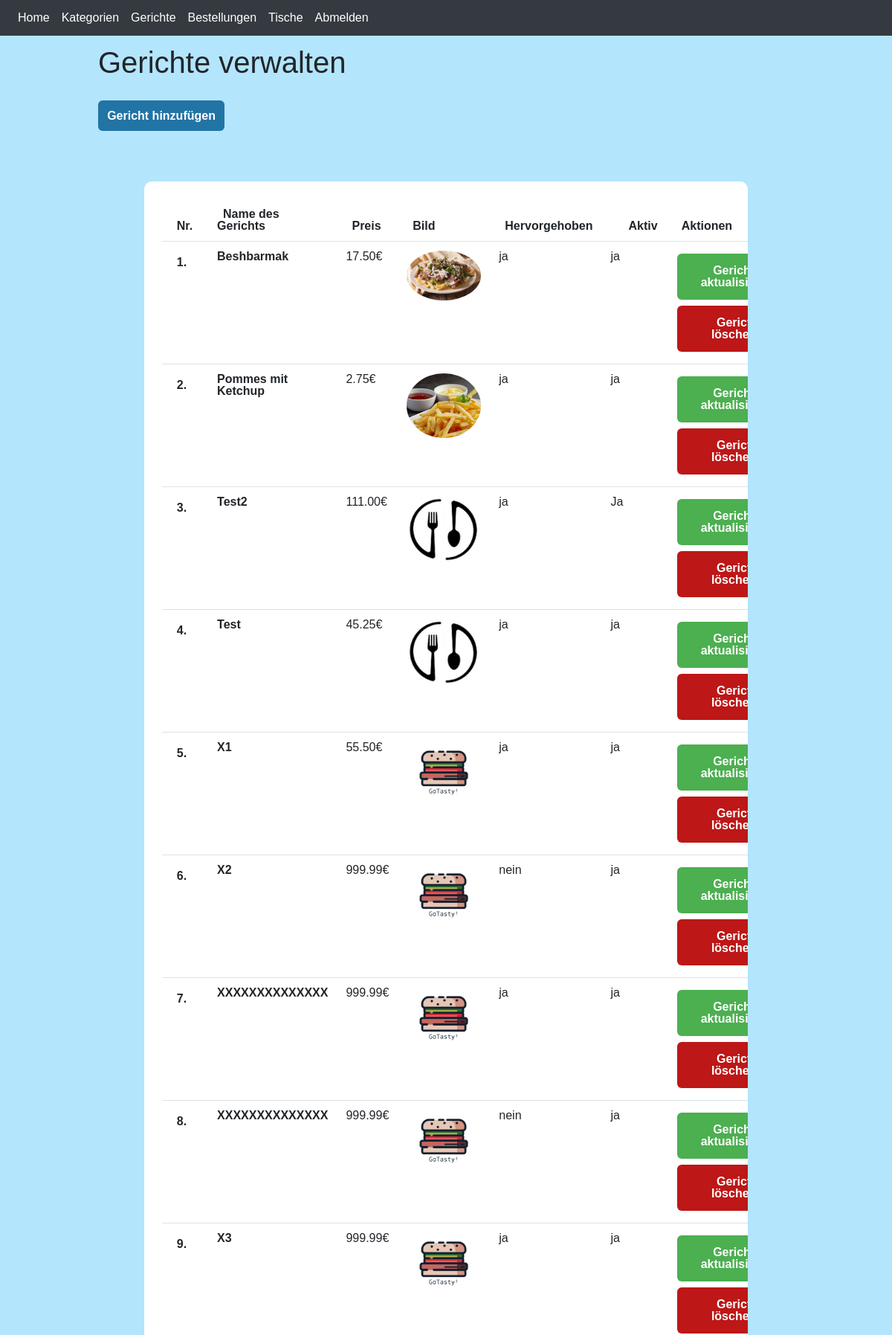
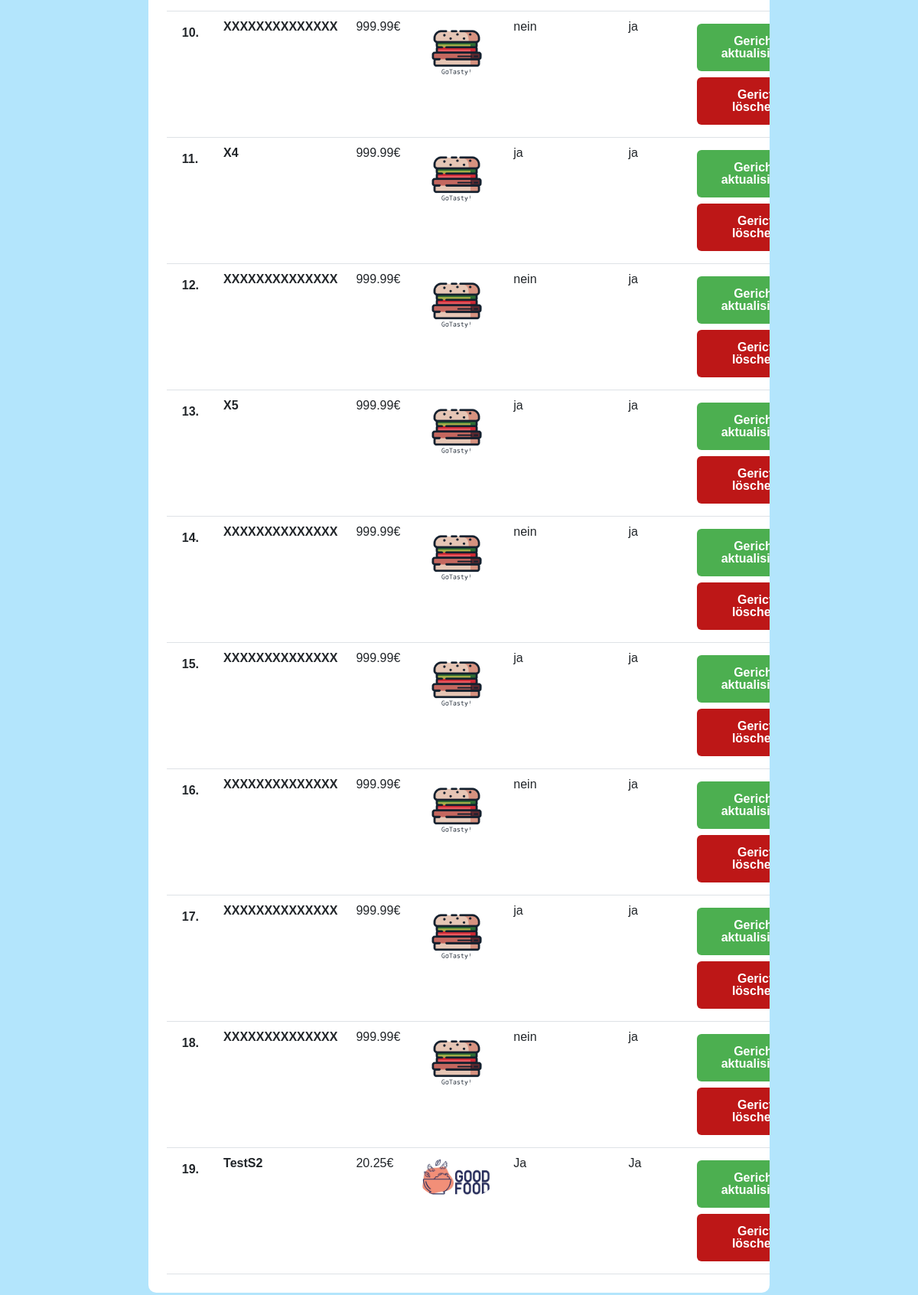
/admin/dishManage.php (signed in), run on the app's committed database (2 pictures, top to bottom).
### tables this page shows
CREATE TABLE `food` (
                        `id` int(10) NOT NULL,
                        `title` varchar(150) NOT NULL,
                        `description` varchar(255) NOT NULL,
                        `price` decimal(10,2) NOT NULL,
                        `image_name` varchar(80) NOT NULL,
                        `category_id` int(11) NOT NULL,
                        `meat_type_id` int(11) DEFAULT NULL,
                        `country_id` int(11) DEFAULT NULL,
                        `food_portion` int(11) DEFAULT NULL,
                        `food_portion_unit` varchar(30) DEFAULT NULL,
                        `featured` varchar(10) NOT NULL,
                        `active` varchar(10) NOT NULL
);

### admin/dishManage.php (the view, shortened to what this page needs)
<?php
require_once (__DIR__ . '/partials/header.php');
?>
<div class="main-content">
<div class="wrapper">
        <h1>Gerichte verwalten</h1>
        <br /> <br />
    <a href="<?php echo URLRACINE; ?>admin/dishAdd.php" class="btn-primary">Gericht hinzufügen</a>
    <br /> <br /> <br>
               <div class="container mt-5">
                   <table class="table table-borderless table-responsive card-1 p-4">
                       <thead>
                       <tr class="border-bottom">
                           <th>
                               <span class="ml-2">Nr.</span>
                           </th>
                           <th>
                               <span class="ml-2">Name des Gerichts</span>
                           </th>
                           <th>
                               <span class="ml-2">Preis</span>
                           </th>
                           <th>
                               <span class="ml-2">Bild</span>
                           </th>
                           <th>
                               <span class="ml-2">Hervorgehoben</span>
                           </th>
                           <th>
                               <span class="ml-4">Aktiv</span>
                           </th>
                           <th>
                               <span class="ml-2">Aktionen</span>
                           </th>
                       </tr>
                       </thead>
            <?php
                        $sql = "SELECT * FROM food";
                        $res = mysqli_query($conn, $sql);
                        $count = mysqli_num_rows($res);
                        $sn=1;
                        if($count>0)
                        {
                            while($row=mysqli_fetch_assoc($res))
                            {
                                $id = $row['id'];
                                $title = $row['title'];
                                $price = $row['price'];
                                $image_name = $row['image_name'];
                                $featured = $row['featured'];
                                $active = $row['active'];
                                ?>
                                <tr class="border-bottom">
                                    <td > <div class="p-2"> <span class="d-block font-weight-bold"><?php echo $sn++; ?>. </span></td>
                                    <td ><span class="d-block font-weight-bold"><?php echo $title; ?></span></td>
                                    <td><?php echo $price; ?>€</td>
                                    <td>
                                        <?php
                                            if($image_name=="")
                                            {
                                                echo "<div class='error'>Kein Bild vorhanden</div>";
                                            }
                                            else
                                            {
                                                ?>
                                                <img src="<?php echo URLRACINE; ?>./assets/images/<?php echo $image_name; ?>" width="100px" class="rounded-circle" alt="bildkategorie">
                                                <?php
                                            }
                                        ?>
                                    </td>
                                    <td><?php echo $featured; ?></td>
                                    <td><?php echo $active; ?></td>
                                    <td>
                                        <a href="<?php echo URLRACINE; ?>admin/dishUpdate.php?id=<?php echo $id; ?>" class="button1">Gericht aktualisiren</a>
                                        <a href="<?php echo URLRACINE; ?>admin/dishDelete.php?id=<?php echo $id; ?>&image_name=<?php echo $image_name; ?>" class="button2">Gerict löschen</a>
                                    </td>
                                </tr>
                                <?php
                            }
                        }
                        else
                        {
                            echo "<tr> <td colspan='7' class='error'> Kein Gericht vorhanden </td> </tr>";
                        }
                    ?>
           </table>
</div>
</div>
</div>
<?php
require_once (__DIR__ . '/partials/footer.php');
?>

### admin/assets/css/admin.css (style rules this page uses)
body, input, textarea, select, option { font-family: "Oswald", Helvetica, sans-serif; font-weight: 100; font-size: 1rem; line-height: 1rem; }
.container { width: 90%; height: auto; max-width: 1200px; margin: 0 auto; }
body { background-color: #B3E5FC; }
.card-1 { border: none; border-radius: 10px; width: 100%; background-color: #fff; }

### admin/assets/css/admin2.css (style rules this page uses)
.wrapper { padding: 1%; width: 80%; margin: 0 auto; }
.btn-primary { background-color: #2274a5; padding: 1.3%; color: white; text-decoration: none; font-weight: bold; border-radius: 6px; }
.button1 { background-color: #4CAF50; border: none; color: white; padding: 15px 32px; text-align: center; text-decoration: none; display: inline-block; font-size: 16px; margin: 4px 2px; cursor: pointer; font-weight: bold; border-radius: 6px; }
.button2 { background-color: #bd1717; border: none; color: white; padding: 15px 32px; text-align: center; text-decoration: none; display: inline-block; font-size: 16px; margin: 4px 2px; cursor: pointer; font-weight: bold; border-radius: 6px; }

### data on the page
food: title "Beshbarmak", price "17.50", image_name (picture), featured "ja", active "ja"
food: title "Pommes mit Ketchup", price "2.75", image_name (picture), featured "ja", active "ja"
food: title "Test2", price "111.00", image_name (picture), featured "ja", active "Ja"
food: title "Test", price "45.25", image_name (picture), featured "ja", active "ja"
food: title "X1", price "55.50", image_name (picture), featured "ja", active "ja"
food: title "X2", price "999.99", image_name (picture), featured "nein", active "ja"
food: title "XXXXXXXXXXXXXX", price "999.99", image_name (picture), featured "ja", active "ja"
food: title "XXXXXXXXXXXXXX", price "999.99", image_name (picture), featured "nein", active "ja"
food: title "X3", price "999.99", image_name (picture), featured "ja", active "ja"
food: title "XXXXXXXXXXXXXX", price "999.99", image_name (picture), featured "nein", active "ja"
food: title "X4", price "999.99", image_name (picture), featured "ja", active "ja"
food: title "XXXXXXXXXXXXXX", price "999.99", image_name (picture), featured "nein", active "ja"
food: title "X5", price "999.99", image_name (picture), featured "ja", active "ja"
food: title "XXXXXXXXXXXXXX", price "999.99", image_name (picture), featured "nein", active "ja"
food: title "XXXXXXXXXXXXXX", price "999.99", image_name (picture), featured "ja", active "ja"
food: title "XXXXXXXXXXXXXX", price "999.99", image_name (picture), featured "nein", active "ja"
food: title "XXXXXXXXXXXXXX", price "999.99", image_name (picture), featured "ja", active "ja"
food: title "XXXXXXXXXXXXXX", price "999.99", image_name (picture), featured "nein", active "ja"
food: title "TestS2", price "20.25", image_name (picture), featured "Ja", active "Ja"
